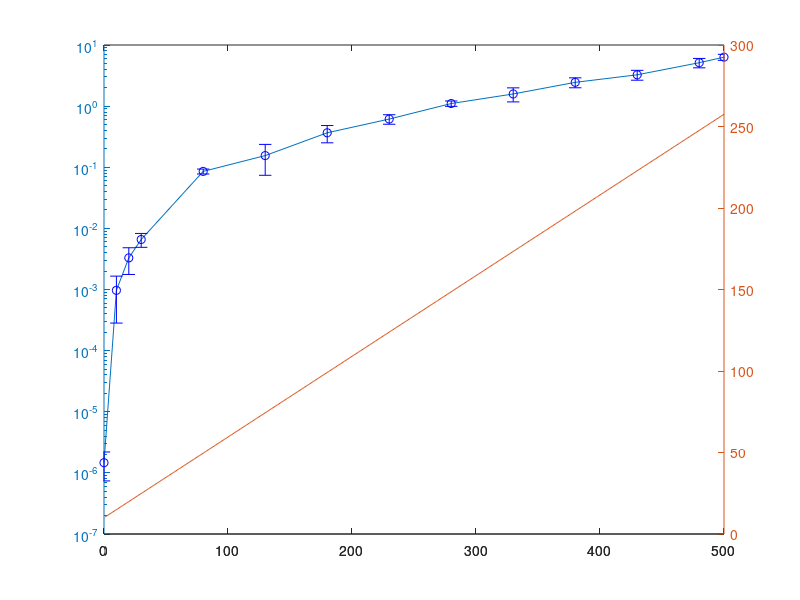

Reproduce this figure in MATLAB. (Note: this script raises an error after producing the figure.)
% Energy increase in the plasma
close all;
clear;
clc;

E0 = 10; %GeV
Ee = 0.000511; %GeV
g = 0.495; % GeV/m  

% Energy high resolution
for i=1:500
    x(i) = i;
    E(i) = g*x(i) + E0;
end

%Energy low resolution
%dx_ = [10 10 10 50 50 50 50 50 50 50 50 70];
dx_ = [10 10 10 50 50 50 50 50 50 50 50 50 20];
x_(1) = 0;
for i=1:length(dx_)
    x_(i+1) = x_(i)+ dx_(i); 
end
E_ = g*x_ + E0;

% Values for Set2
%emitt = [0.1073 0.1205    0.2395    0.4217    1.4388    5.8866    9.8954   15.3130   26.4340]; %um
%emitt_growth = [0 0.1245 0.1435 0.3549 3.8121 2.8409 6.3908 7.7950 7.9480 17.0080];
%%emitt_growth = emitt_growth./emitt(1:length(emitt_growth));   % as (%)
%err = [0 0.0338 0.0261 0.0667 1.8471 1.0370 3.7198 1.8668 0.2837];
% Values for Set3
%emitt        = [0.1 1.6325    4.2366    8.3892   42.5210  112.4600  167.8500  267.5100  399.8100];
% Values for Set4
emitt = [1.4681e-12 9.6878e-10 3.2906e-9 6.5801e-9 8.5537e-8 1.5521e-7 3.6629e-7 6.1420e-7 1.1027e-6 1.5815e-6 2.4494e-6 3.2541e-6 5.1314e-6 6.3244e-6];
err = [7.2943e-13 6.8647e-10 1.5287e-9 1.6830e-9 7.9035e-9 8.1337e-8 1.1518e-7 1.0877e-7 1.1105e-7 4.0877e-7 4.5346e-7 5.9929e-7 8.9951e-7 7.0960e-7];
beta = [10.652 15.069 16.7716 23.2933 84.8684 71.5894 74.2311 67.3084 78.445 78.7795 93.558 84.5688 74.8135];

% Emittance growth
emitt_growth(1) = 0;
for i=1:length(emitt)-1
    emitt_growth(i+1) = emitt(i+1)-emitt(i);
end

% %%%%%%%%%%%%%%%%%%%%%%%%%%%%%%%%%%%%%%%%%%%%%%%%%%%%%%%%%%%%%%%%%%%%%%%%%
% %%%%%%%%%%%%%% Implementation of the theoretical curve %%%%%%%%%%%%%%%%%%
% %%%%%%%%%%%%%%%%%%%%%%%%%%%%%%%%%%%%%%%%%%%%%%%%%%%%%%%%%%%%%%%%%%%%%%%%%
r0 = 2.8179403267*10^-15; % Classical electron radius, m
Q  = 1;         % np/n
Rb = 2.5e-5;    % Plasma radius (ion column radius), m
Ra = 1e-10;     % Atomic radius of Lithium
Z  = 3;         % Atomic number of Lithium

% %%%%%%%%%%%%%%%%%%%%%%%%%%%%%% PAC07 Dr. Kirby %%%%%%%%%%%%%%%%%%%%%%%%%%
% S term
S = Q*( log(Rb/Ra) + (1.78*Z*(Z+1)*log(287/sqrt(Z)))/(Q^2)  );
% Energy term
%e_term(1) = sqrt(E(1)/Ee);
e_term(1) = 0;
for i=1:length(E)-1
    e_term(i+1) = sqrt(E(i+1)/Ee) - sqrt(E(i)/Ee);
end
demitt_theory = sqrt(2)*r0*S*e_term*pi/(E(i)/Ee); %un-normalise
% un-normalise
%demitt_theory = demitt_theory.*(pi./(E./Ee));

% Emittance curve
emitt_theory(1) = 0;
%emitt_theory(1) = 0;
for i=1:length(E)-1
    emitt_theory(i+1) = sqrt(emitt_theory(i)^2 + demitt_theory(i)^2);  %geometric
end

% %%%%%%%%%%%%%%%%%%%%%%%%%%%%%% TOR KEK Report 92-7 %%%%%%%%%%%%%%%%%%%%%%
alf = 1;

% %%%%%%%%%%%%%%%%%%%%%%%%%%%%%% O. Mete  %%%%%%%%%%%%%%%%%%%%%%%%%%%%%%%%%
% Constants
%tau = 6.6667*10^-6;
tau = 1.6e-6;
g = 0.495; %GeV/m
%beta = 2*10^-2;
%Z = 3;
ngas = 6*10^20;
gamma0 = 10000/0.511;
c = 3*10^8; 
me = 9.1*10^-31;
theta_max = pi/2;   % 1mrad
r0 = 2.8179403267*10^-15;
hbar = 6.58211928*10^-16;

% Average along the plasma channel
for i=1:length(x_)-1
    Av(i) = c*ngas*beta(i);
end

% Set theta_min
for i=1:length(x_)-1
theta_min(i) = hbar/((g*x_(i+1)+gamma0)*me*c*152e-15);
end
% Angular part
for i=1:length(x_)-1
Ang(i) = (pi/(2*theta_max))*(3*theta_min(i)*atan(theta_max/theta_min(i)) + theta_max*(log(theta_min(i)^2+theta_max^2)-2));
end
% Emittance 
for i=1:length(x_)-1
demitt_theory2(i) = ((2*Z*r0)^2/(g*x_(i+1)+gamma0))*(tau/2)*Av(i)*Ang(i); 
demitt_theory2(i) = demitt_theory2(i)*pi/(E_(i+1)/Ee); %un-normalise;
end

%emitt_theory2(1)=0;
emitt_theory2(1)=emitt(1);
for i=1:length(E_)-1
    emitt_theory2(i+1) = sqrt(emitt_theory2(i)^2 + demitt_theory2(i)^2);  %geometric
end
% %%%%%%%%%%%%%%%%%%%%%%%%%%%%%%%%%%%%%%%%%%%%%%%%%%%%%%%%%%%%%%%%%%%%%%%%%
% %%%%%%%%%%%%%%%%%%%%%%%%%%%%%%%%%%%%%%%%%%%%%%%%%%%%%%%%%%%%%%%%%%%%%%%%%
grey = [0.4 0.3 0.6];
figure(1)
h1 = errorbar(x_,emitt*1e6, err*1e6,'ob');
hold on;
%errorbar(x_,emitt_growth*1e6,err*1e6,'mo');
h2 = plot(x,emitt_theory*1e6,'--k','linewidth',2);
h3 = plot(x_,emitt_theory2*1e6,'--r','linewidth',2);
set(gca,'yscale','log','YColor',grey)
hold off;
grid on;
xlabel(gca,'s (m)','fontsize',14);
ylabel(gca,'\epsilon_{geometric} (\mu m)','fontsize',14);
xlim([0 max(x_)]);
legend([h1 h2 h3], 'GEANT4 results','PAC07, N. Kirby et al.', 'NIMA, G. Xia et al.');

%ylim([0 1e2]);
%%
figure(1)
[haxes, hline1, hline2] = plotyy(x_(1:length(emitt)),emitt*1e6,x,E,'semilogy','plot');
hold(haxes(1),'on');
h2 = errorbar(haxes(1),x_,emitt*1e6, err*1e6,'ob');
%h3 = errorbar(haxes(1),x_(1:length(emitt)),emitt_growth(1:length(emitt))*1e6,err,'mo');
% %%% THEORY
h4 = plot(haxes(1),x_(),emitt_theory()*1e6,'--k');
h5 = plot(haxes(1),x_(),emitt_theory2()*1e6,'--or');
hold(haxes(1),'off');

hold(haxes(2),'on');
h1 = plot(haxes(2),x_,E_,'go','linewidth',1);
hold(haxes(2),'off');
% %%%%%%%%%%%%%
xlabel(haxes(2),'s (m)','fontsize',14);
ylabel(haxes(1),'\epsilon (geometric) (\mu m)','fontsize',14);
ylabel(haxes(2),'E (GeV) ','fontsize',14);
set(hline1,'linestyle','o','linewidth',2);
set(hline2,'linestyle',':','linewidth',1);
grid on;
legend([h2 h3 h4 h5], '\epsilon','\Delta \epsilon','PAC07, N. Kirby et al.', 'O. Mete et al.');
xlim([0 max(x_)]);
%ylim([0 1e-1]);
